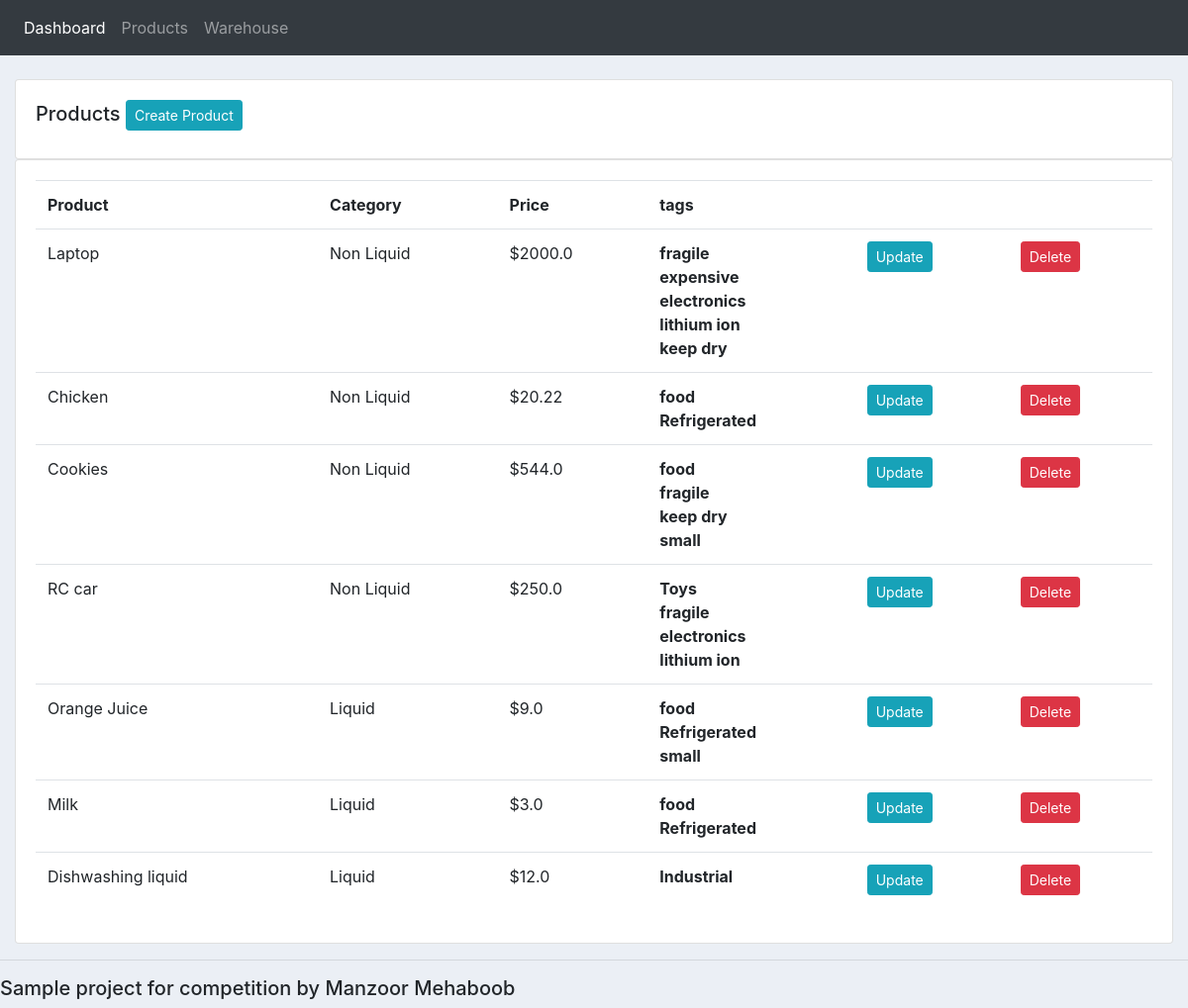
/products/, run on an earlier commit of the app's database.
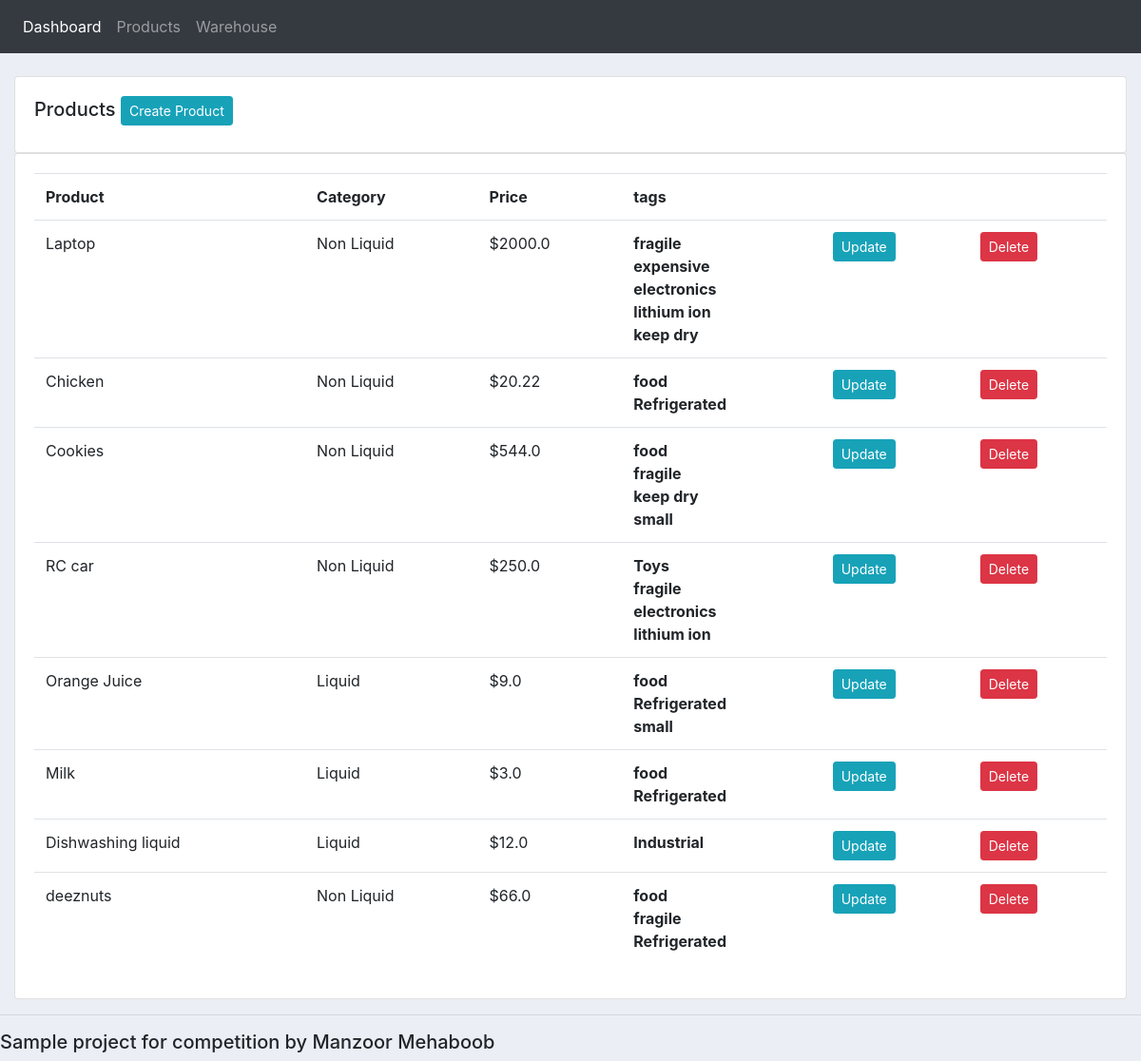
And on a later commit of the database.
### accounts/models.py (models this page shows, shortened)
class Product(models.Model):
	CATEGORY = (
			('Liquid', 'Liquid'),
			('Non Liquid', 'Non Liquid'),
			)
	name = models.CharField(max_length=200, null=True)
	price = models.FloatField(null=True)
	category = models.CharField(max_length=200, null=True, choices=CATEGORY)
	description = models.CharField(max_length=200, null=True, blank=True)
	date_created = models.DateTimeField(auto_now_add=True, null=True)
	tags = models.ManyToManyField(Tag)

class Tag(models.Model):
	name = models.CharField(max_length=200, null=True)

### accounts/views.py (the view)
# urls.py: path('products/', views.products, name='products'),
def products(request):
	products = Product.objects.all()
	return render(request, 'accounts/products.html', {'products':products})

### accounts/templates/accounts/products.html
{%  extends 'accounts/main.html' %}
{% block content %}
		<br>
		<div class="row">
			<div class="col-md">
				<div class="card card-body">
					<h5>Products <a class="btn btn-sm btn-info" href="{% url 'create_product' %}">Create Product</a></h5>
				</div>
				<div class="card card-body">
					<table class="table">
						<tr>
							<th>Product</th>
							<th>Category</th>
							<th>Price</th>
							<th>tags</th>
							<th></th>
							<th></th>
						</tr>
						{% for i in products %}
							<tr>
								<td>{{i.name}}</td>
								<td>{{i.category}}</td>
								<td>${{i.price}}</td>
								<td><b>{% for j in i.tags.all %} {{j.name}} <br/> {% endfor %}</b></td>
								<td><a class="btn btn-sm btn-info" href="{% url 'update_product' i.id %}">Update</a></td>
						<td><a class="btn btn-sm btn-danger" href="{% url 'delete_product' i.id %}">Delete</a></td>
							</tr>
						{% endfor %}
					</table>
				</div>
			</div>
		</div>
{% endblock content %}

### accounts/templates/accounts/main.html (shortened to what this page needs)
{% load static %}
<!DOCTYPE html>
<html>
<head>
	<link rel="stylesheet" href="https://stackpath.bootstrapcdn.com/bootstrap/4.3.1/css/bootstrap.min.css">
	<link rel="stylesheet" type="text/css" href="{% static '/css/main.css' %}">
</head>
<body>
	{%  include 'accounts/navbar.html' %}
	<div class="container-fluid">
	{% block content %}
	{% endblock %}
    </div>
	<hr>
	<h5> Sample project for competition by Manzoor Mehaboob
	</h5>
</body>
</html>

### accounts/templates/accounts/navbar.html (shortened to what this page needs)
{% load static %}
<nav class="navbar navbar-expand-lg navbar-dark bg-dark">
  <div class="collapse navbar-collapse" id="navbarNav">
    <ul class="navbar-nav">
      <li class="nav-item active">
        <a class="nav-link" href="{% url 'home' %}">Dashboard</a>
      </li>
      <li class="nav-item">
        <a class="nav-link" href="{% url 'products' %}">Products</a>
      </li>
      <li class="nav-item">
        <a class="nav-link" href="{% url 'warehouse_list' %}">Warehouse</a>
      </li>
    </ul>
  </div>
</nav>

### static/css/main.css (style rules this page uses)
body { background-color: #ebeff5; }

What changed in the data, as far as the page shows it:
added Product: name "deeznuts", category "Non Liquid", price "66.0", Tag (name "food"), Tag (name "fragile"), Tag (name "Refrigerated")
